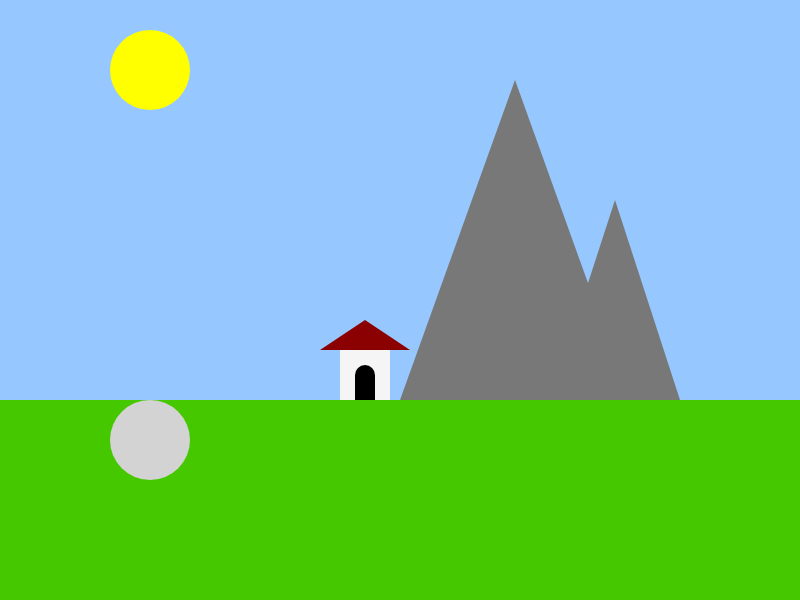
Frame 1 (no input)
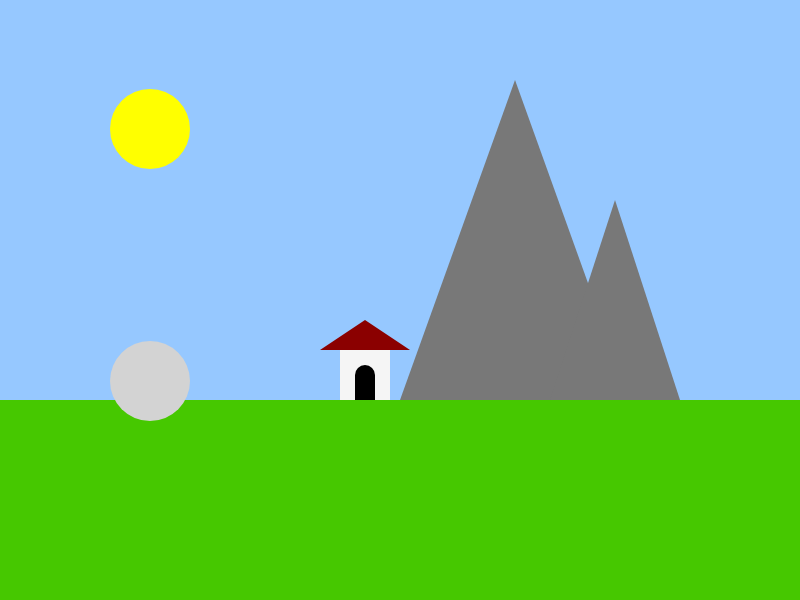
Frame 60 (no input)
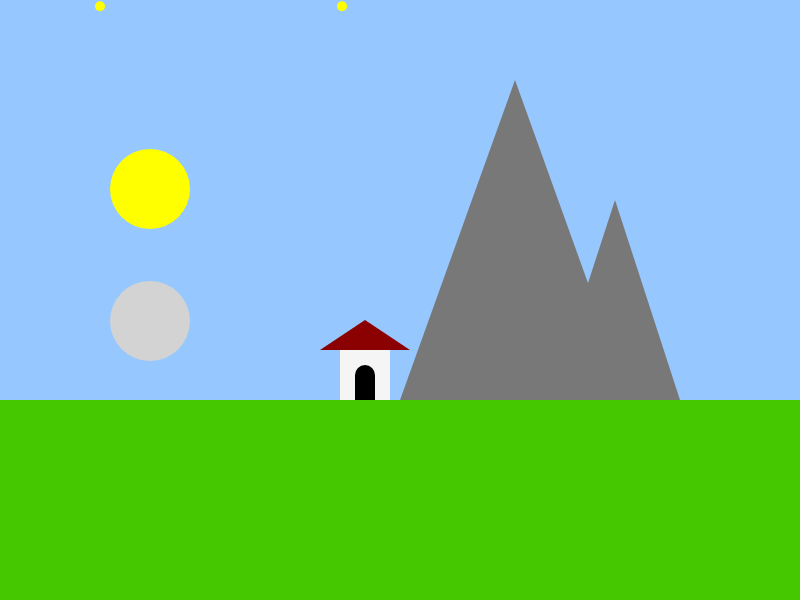
Frame 120 (the mouse pressed at the canvas centre since frame 60)

The p5.js sketch that drew these frames (run headless with seeded random() and noise() and a simulated clock; from frame 60 on, the mouse is pressed at the canvas centre):

// p5.js sketch
// ── sketch.js
var groundHeight;
var mountain1;
var mountain2;

var tree;

var moon;
var sun;
var darkness;
var brightness;
var star;

function setup()
{
	createCanvas(800, 600);
	//set the groundHeight proportional to the canvas size
	groundHeight = (height / 3) * 2;

	//initalise the mountain objects with properties to help draw them to the canvas
	mountain1 = {
		x: 400,
		y: groundHeight,
		height: 320,
		width: 230
	};
	mountain2 = {
		x: 550,
		y: groundHeight,
		height: 200,
		width: 130
	};

	//initalise the tree object
	tree = {
		x: 150,
		y: groundHeight + 20,
		trunkWidth: 40,
		trunkHeight: 150,
		canopyWidth: 120,
		canopyHeight: 100
	};

    //initalise the sun 
	sun = {
		x: 150,
		y: 70,
		diameter: 80,
	};
    
  //initialise moon
    moon = {
        x: 150,
        y: 440,
        diameter: 80,
    }


	//set the initial darkness
	darkness = {
        x: 0,
        y: 800,
        width: 800,
        height: 0,
    }
    
    star = {
        x: 250,
        y: -200,
    }
}



function draw()
{
	//TASK: update the values for the moons brightness, the sun's position and the darkness.
	//You can either map this to the mouse's location (i.e. the futher left the mouse is the more daylight) or you can just change the values gradually over time.


	//draw the sky
	background(150, 200, 255);
	noStroke();

	//draw the sun setting
	fill(255, 255, 0);
	ellipse(sun.x, sun.y, sun.diameter);
    sun.y = sun.y + 1;

	//draw the ground and make it green
	fill(70, 200, 0);
	rect(0, groundHeight, width, height - groundHeight);

	//draw the mountains
	fill(120);
	triangle(mountain1.x, mountain1.y,
		mountain1.x + mountain1.width, mountain1.y,
		mountain1.x + (mountain1.width / 2), mountain1.y - mountain1.height);

	triangle(mountain2.x, mountain2.y,
		mountain2.x + mountain2.width, mountain2.y,
		mountain2.x + (mountain2.width / 2), mountain2.y - mountain2.height);
    
    //draw house
    fill(245, 245, 245);
    rect(340, 350, 50, 50);
    
    fill(139, 0, 0);
    triangle(320, 350, 410, 350, 365, 320);
    
    fill(0, 0, 0);
    ellipse(365, 375, 20, 20);
    rect(355, 375, 20, 25);
    
      //draw rectangle to make scene darker
    fill(25, 25, 112, 150);
    rect(darkness.x ,darkness.y, darkness.width, darkness.height);
    darkness.height = darkness.height - 2.1;
    
    //draw the moon rising
    fill(211, 211, 211);
    ellipse(moon.x, moon.y, moon.diameter);
    moon.y = moon.y - 1;
    moon.y = max(moon.y, 70);
    
    
    //draw the stars dropping
      fill(255, 255, 0);
    ellipse(star.x, star.y, 10, 10);    
    ellipse(star.x + 50, star.y - 50, 10, 10);
    ellipse(star.x +92, star.y + 117, 10, 10);
    ellipse(star.x - 150, star.y + 117, 10, 10);
    ellipse(star.x +500, star.y - 60, 10, 10);
    ellipse(star.x +385, star.y + 68, 10, 10);
    ellipse(star.x +300, star.y + 20, 10, 10);
    ellipse(star.x +224, star.y - 35, 10, 10);
      star.y = star.y + 0.75;
      star.y = min(star.y, 100);

  
    //TASK: You can draw the tree yourself
    

	//TASK: make the scene dark by drawing a rectangle that covers the whole canvas.
	//Use the alpha value of fill to determine how dark to make it



}
